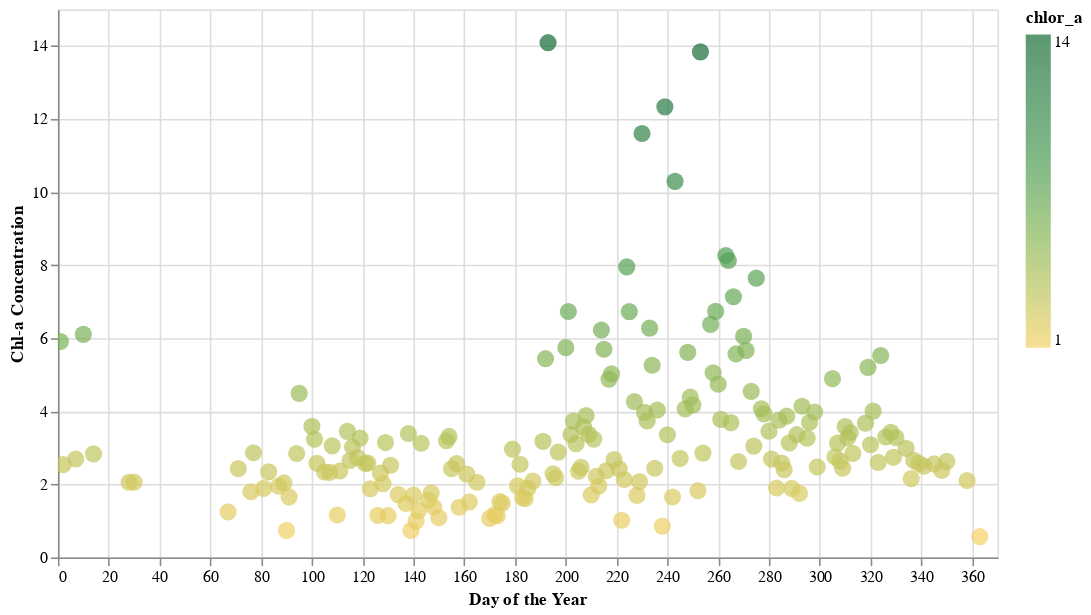

The code cell stored with this chart in its notebook:
### Code cell
highlight = alt.selection(
    type='single', on='mouseover', fields=['chlor_a'], nearest=True)

base = alt.Chart(chla2015_df).encode(
    x=alt.X('DOY:Q', scale=alt.Scale(domain=[0, 370]),title = "Day of the Year"),
    y=alt.Y('chlor_a:Q', scale=alt.Scale(domain=[0,15]),title='Chl-a Concentration'),
    # use the goldgreen color scheme and set the variable as Q (continuous)
    color=alt.Color('chlor_a:Q', scale=alt.Scale(scheme='goldgreen')))

points = base.mark_circle().encode(
    size=alt.condition(~highlight, alt.value(100), alt.value(120)),
    tooltip=[
        alt.Tooltip('Year:O', title='Year'),
        alt.Tooltip('DOY:Q', title='DOY'),
        alt.Tooltip('chlor_a:Q', title='Chl-a')
    ]).add_selection(highlight)

(points).properties(width=600, height=350).interactive()

### Figure 1 — Vega-Lite specification as saved in the notebook (floating-point values rounded to 4 significant figures; data arrays with more than 128 entries replaced by an {"elided": "..."} marker saying what was removed)
{"config": {"view": {"continuousWidth": 300, "continuousHeight": 300}}, "data": {"name": "data-822f2c90467532c2618943e68175a2fd"}, "mark": {"type": "circle"}, "encoding": {"color": {"field": "chlor_a", "scale": {"scheme": "goldgreen"}, "type": "quantitative"}, "size": {"condition": {"test": {"not": {"param": "param_5"}}, "value": 100}, "value": 120}, "tooltip": [{"field": "Year", "title": "Year", "type": "ordinal"}, {"field": "DOY", "title": "DOY", "type": "quantitative"}, {"field": "chlor_a", "title": "Chl-a", "type": "quantitative"}], "x": {"field": "DOY", "scale": {"domain": [0, 370]}, "title": "Day of the Year", "type": "quantitative"}, "y": {"field": "chlor_a", "scale": {"domain": [0, 15]}, "title": "Chl-a Concentration", "type": "quantitative"}}, "height": 350, "params": [{"name": "param_5", "select": {"type": "point", "fields": ["chlor_a"], "nearest": true, "on": "mouseover"}}, {"name": "param_6", "select": {"type": "interval", "encodings": ["x", "y"]}, "bind": "scales"}], "width": 600, "$schema": "https://vega.github.io/schema/vega-lite/v5.20.1.json", "datasets": {"data-822f2c90467532c2618943e68175a2fd": {"elided": "190 records"}}}
